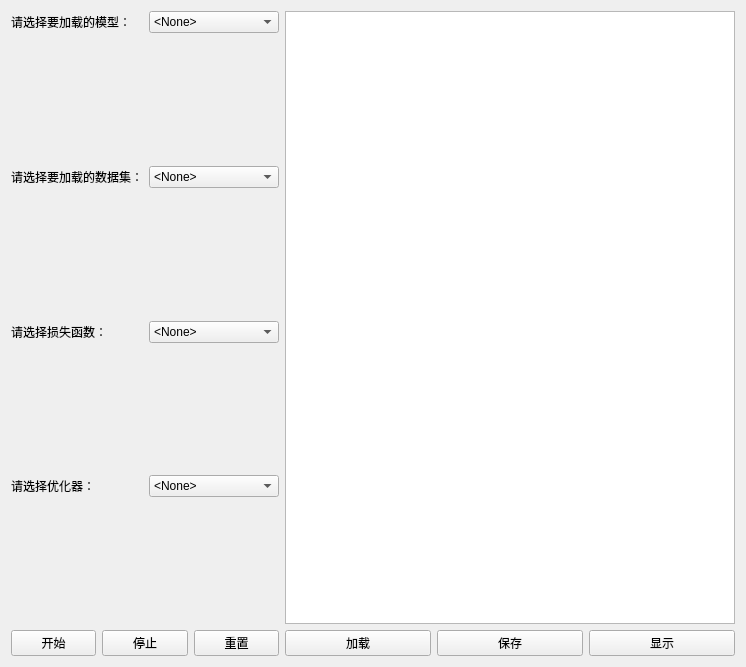
<?xml version="1.0" encoding="UTF-8"?>
<ui version="4.0">
 <class>UI_TrainWindow</class>
 <widget class="QWidget" name="UI_TrainWindow">
  <property name="geometry">
   <rect>
    <x>0</x>
    <y>0</y>
    <width>746</width>
    <height>667</height>
   </rect>
  </property>
  <property name="windowTitle">
   <string>训练</string>
  </property>
  <layout class="QGridLayout" name="gridLayout_2">
   <item row="0" column="0">
    <layout class="QGridLayout" name="gridLayout">
     <item row="0" column="0" colspan="2">
      <layout class="QGridLayout" name="gridLayout_3">
       <item row="5" column="0" colspan="2">
        <widget class="QWidget" name="widget_3" native="true">
         <layout class="QGridLayout" name="gridLayout_6">
          <item row="0" column="0">
           <layout class="QGridLayout" name="loss_layout"/>
          </item>
         </layout>
        </widget>
       </item>
       <item row="1" column="0" colspan="2">
        <widget class="QWidget" name="widget" native="true">
         <layout class="QVBoxLayout" name="verticalLayout_2">
          <item>
           <layout class="QVBoxLayout" name="pretrained_layout"/>
          </item>
         </layout>
        </widget>
       </item>
       <item row="3" column="0" colspan="2">
        <widget class="QWidget" name="widget_2" native="true">
         <layout class="QGridLayout" name="gridLayout_5">
          <item row="0" column="0">
           <layout class="QGridLayout" name="dataset_layout"/>
          </item>
         </layout>
        </widget>
       </item>
       <item row="0" column="1">
        <widget class="QComboBox" name="model_to_load">
         <item>
          <property name="text">
           <string>&lt;None&gt;</string>
          </property>
         </item>
         <item>
          <property name="text">
           <string>从文件中加载</string>
          </property>
         </item>
         <item>
          <property name="text">
           <string>resnet18</string>
          </property>
         </item>
         <item>
          <property name="text">
           <string>resnet50_32x4d</string>
          </property>
         </item>
         <item>
          <property name="text">
           <string>wide_resnet50_2</string>
          </property>
         </item>
         <item>
          <property name="text">
           <string>alexnet</string>
          </property>
         </item>
         <item>
          <property name="text">
           <string>vgg16</string>
          </property>
         </item>
         <item>
          <property name="text">
           <string>squeezenet1_0</string>
          </property>
         </item>
         <item>
          <property name="text">
           <string>densenet161</string>
          </property>
         </item>
         <item>
          <property name="text">
           <string>inception_v3</string>
          </property>
         </item>
         <item>
          <property name="text">
           <string>goglenet</string>
          </property>
         </item>
         <item>
          <property name="text">
           <string>mobilenet_v2</string>
          </property>
         </item>
        </widget>
       </item>
       <item row="6" column="0">
        <widget class="QLabel" name="label_4">
         <property name="text">
          <string>请选择优化器：</string>
         </property>
        </widget>
       </item>
       <item row="0" column="0">
        <widget class="QLabel" name="label">
         <property name="text">
          <string>请选择要加载的模型：</string>
         </property>
        </widget>
       </item>
       <item row="4" column="1">
        <widget class="QComboBox" name="loss_to_load">
         <item>
          <property name="text">
           <string>&lt;None&gt;</string>
          </property>
         </item>
         <item>
          <property name="text">
           <string>从文件中加载</string>
          </property>
         </item>
         <item>
          <property name="text">
           <string>自定义</string>
          </property>
         </item>
         <item>
          <property name="text">
           <string>L1Loss</string>
          </property>
         </item>
         <item>
          <property name="text">
           <string>MSELoss</string>
          </property>
         </item>
         <item>
          <property name="text">
           <string>CrossEntropyLoss</string>
          </property>
         </item>
         <item>
          <property name="text">
           <string>SoftMarginLoss</string>
          </property>
         </item>
         <item>
          <property name="text">
           <string>TripletLoss</string>
          </property>
         </item>
        </widget>
       </item>
       <item row="4" column="0">
        <widget class="QLabel" name="label_3">
         <property name="text">
          <string>请选择损失函数：</string>
         </property>
        </widget>
       </item>
       <item row="6" column="1">
        <widget class="QComboBox" name="optim_to_load">
         <item>
          <property name="text">
           <string>&lt;None&gt;</string>
          </property>
         </item>
         <item>
          <property name="text">
           <string>SGD</string>
          </property>
         </item>
         <item>
          <property name="text">
           <string>Adam</string>
          </property>
         </item>
         <item>
          <property name="text">
           <string>Adadelta</string>
          </property>
         </item>
         <item>
          <property name="text">
           <string>RMSprop</string>
          </property>
         </item>
        </widget>
       </item>
       <item row="2" column="0">
        <widget class="QLabel" name="label_2">
         <property name="text">
          <string>请选择要加载的数据集：</string>
         </property>
        </widget>
       </item>
       <item row="2" column="1">
        <widget class="QComboBox" name="dataset_to_load">
         <item>
          <property name="text">
           <string>&lt;None&gt;</string>
          </property>
         </item>
         <item>
          <property name="text">
           <string>从文件中加载</string>
          </property>
         </item>
         <item>
          <property name="text">
           <string>自定义</string>
          </property>
         </item>
         <item>
          <property name="text">
           <string>MNIST</string>
          </property>
         </item>
         <item>
          <property name="text">
           <string>COCO_Caption</string>
          </property>
         </item>
         <item>
          <property name="text">
           <string>COCO_Detection</string>
          </property>
         </item>
         <item>
          <property name="text">
           <string>ImageNet</string>
          </property>
         </item>
         <item>
          <property name="text">
           <string>CIFAR</string>
          </property>
         </item>
        </widget>
       </item>
       <item row="7" column="0" colspan="2">
        <widget class="QWidget" name="widget_4" native="true">
         <layout class="QGridLayout" name="gridLayout_7">
          <item row="0" column="0">
           <layout class="QGridLayout" name="optim_layout"/>
          </item>
         </layout>
        </widget>
       </item>
      </layout>
     </item>
    </layout>
   </item>
   <item row="0" column="1">
    <widget class="QTextBrowser" name="log"/>
   </item>
   <item row="1" column="0">
    <layout class="QHBoxLayout" name="horizontalLayout_2">
     <item>
      <widget class="QPushButton" name="start_button">
       <property name="text">
        <string>开始</string>
       </property>
      </widget>
     </item>
     <item>
      <widget class="QPushButton" name="halt_button">
       <property name="text">
        <string>停止</string>
       </property>
      </widget>
     </item>
     <item>
      <widget class="QPushButton" name="reset_button">
       <property name="text">
        <string>重置</string>
       </property>
      </widget>
     </item>
    </layout>
   </item>
   <item row="1" column="1">
    <layout class="QHBoxLayout" name="horizontalLayout_3">
     <item>
      <widget class="QPushButton" name="load_button">
       <property name="text">
        <string>加载</string>
       </property>
      </widget>
     </item>
     <item>
      <widget class="QPushButton" name="save_button">
       <property name="text">
        <string>保存</string>
       </property>
      </widget>
     </item>
     <item>
      <widget class="QPushButton" name="show_button">
       <property name="text">
        <string>显示</string>
       </property>
      </widget>
     </item>
    </layout>
   </item>
  </layout>
 </widget>
 <resources/>
 <connections>
  <connection>
   <sender>model_to_load</sender>
   <signal>currentIndexChanged(int)</signal>
   <receiver>UI_TrainWindow</receiver>
   <slot>load_model()</slot>
   <hints>
    <hint type="sourcelabel">
     <x>250</x>
     <y>23</y>
    </hint>
    <hint type="destinationlabel">
     <x>346</x>
     <y>8</y>
    </hint>
   </hints>
  </connection>
  <connection>
   <sender>dataset_to_load</sender>
   <signal>currentIndexChanged(int)</signal>
   <receiver>UI_TrainWindow</receiver>
   <slot>load_dataset()</slot>
   <hints>
    <hint type="sourcelabel">
     <x>310</x>
     <y>51</y>
    </hint>
    <hint type="destinationlabel">
     <x>348</x>
     <y>103</y>
    </hint>
   </hints>
  </connection>
  <connection>
   <sender>loss_to_load</sender>
   <signal>currentIndexChanged(int)</signal>
   <receiver>UI_TrainWindow</receiver>
   <slot>load_loss_function()</slot>
   <hints>
    <hint type="sourcelabel">
     <x>289</x>
     <y>77</y>
    </hint>
    <hint type="destinationlabel">
     <x>346</x>
     <y>173</y>
    </hint>
   </hints>
  </connection>
  <connection>
   <sender>optim_to_load</sender>
   <signal>currentIndexChanged(int)</signal>
   <receiver>UI_TrainWindow</receiver>
   <slot>load_optim()</slot>
   <hints>
    <hint type="sourcelabel">
     <x>297</x>
     <y>356</y>
    </hint>
    <hint type="destinationlabel">
     <x>346</x>
     <y>366</y>
    </hint>
   </hints>
  </connection>
 </connections>
 <slots>
  <slot>load_dataset()</slot>
  <slot>load_model()</slot>
  <slot>load_loss_function()</slot>
  <slot>load_optim()</slot>
 </slots>
</ui>
